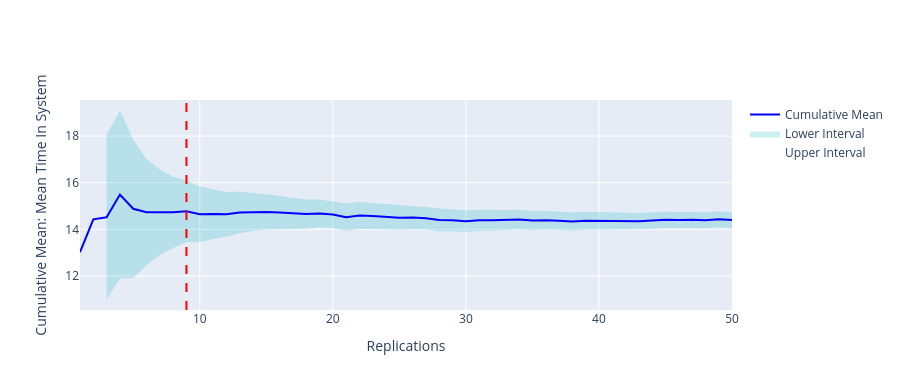

The notebook cell saved with this chart:
### Code cell
p = plotly_confidence_interval_method(
    n_reps=confint_results["mean_time_in_system"][0],
    conf_ints=confint_results["mean_time_in_system"][1],
    metric_name="Mean Time In System")
p.update_layout(autosize=True, width=None, height=390)

### Figure 1 — Plotly figure (JSON) as saved in the notebook; plotly's stock layout.template omitted (floating-point values rounded to 4 significant figures)
{"data": [{"hoverinfo": "x+y+name+text", "line": {"width": 0}, "mode": "lines", "name": "Upper Interval", "text": ["Deviation: nan%", "Deviation: nan%", "Deviation: 24.32%", "Deviation: 23.28%", "Deviation: 19.94%", "Deviation: 15.45%", "Deviation: 12.43%", "Deviation: 10.4%", "Deviation: 8.95%", "Deviation: 8.17%", "Deviation: 7.28%", "Deviation: 6.57%", "Deviation: 6.06%", "Deviation: 5.57%", "Deviation: 5.14%", "Deviation: 4.81%", "Deviation: 4.53%", "Deviation: 4.28%", "Deviation: 4.04%", "Deviation: 3.9%", "Deviation: 4.07%", "Deviation: 3.99%", "Deviation: 3.82%", "Deviation: 3.72%", "Deviation: 3.59%", "Deviation: 3.44%", "Deviation: 3.33%", "Deviation: 3.41%", "Deviation: 3.28%", "Deviation: 3.24%", "Deviation: 3.17%", "Deviation: 3.07%", "Deviation: 2.97%", "Deviation: 2.89%", "Deviation: 2.89%", "Deviation: 2.81%", "Deviation: 2.75%", "Deviation: 2.74%", "Deviation: 2.72%", "Deviation: 2.65%", "Deviation: 2.61%", "Deviation: 2.55%", "Deviation: 2.5%", "Deviation: 2.48%", "Deviation: 2.46%", "Deviation: 2.41%", "Deviation: 2.37%", "Deviation: 2.34%", "Deviation: 2.38%", "Deviation: 2.4%"], "type": "scatter", "x": [1, 2, 3, 4, 5, 6, 7, 8, 9, 10, 11, 12, 13, 14, 15, 16, 17, 18, 19, 20, 21, 22, 23, 24, 25, 26, 27, 28, 29, 30, 31, 32, 33, 34, 35, 36, 37, 38, 39, 40, 41, 42, 43, 44, 45, 46, 47, 48, 49, 50], "y": [NaN, NaN, 18.05, 19.1, 17.85, 17.01, 16.57, 16.26, 16.1, 15.84, 15.72, 15.6, 15.61, 15.57, 15.51, 15.43, 15.35, 15.28, 15.28, 15.2, 15.11, 15.18, 15.13, 15.07, 15.02, 15.0, 14.96, 14.89, 14.87, 14.81, 14.84, 14.83, 14.82, 14.84, 14.79, 14.8, 14.77, 14.72, 14.76, 14.75, 14.72, 14.73, 14.7, 14.73, 14.76, 14.74, 14.75, 14.72, 14.78, 14.74]}, {"fill": "tonexty", "fillcolor": "rgba(0,176,185,0.2)", "hoverinfo": "x+y+name+text", "line": {"width": 0}, "mode": "lines", "name": "Lower Interval", "text": ["Deviation: nan%", "Deviation: nan%", "Deviation: 24.32%", "Deviation: 23.28%", "Deviation: 19.94%", "Deviation: 15.45%", "Deviation: 12.43%", "Deviation: 10.4%", "Deviation: 8.95%", "Deviation: 8.17%", "Deviation: 7.28%", "Deviation: 6.57%", "Deviation: 6.06%", "Deviation: 5.57%", "Deviation: 5.14%", "Deviation: 4.81%", "Deviation: 4.53%", "Deviation: 4.28%", "Deviation: 4.04%", "Deviation: 3.9%", "Deviation: 4.07%", "Deviation: 3.99%", "Deviation: 3.82%", "Deviation: 3.72%", "Deviation: 3.59%", "Deviation: 3.44%", "Deviation: 3.33%", "Deviation: 3.41%", "Deviation: 3.28%", "Deviation: 3.24%", "Deviation: 3.17%", "Deviation: 3.07%", "Deviation: 2.97%", "Deviation: 2.89%", "Deviation: 2.89%", "Deviation: 2.81%", "Deviation: 2.75%", "Deviation: 2.74%", "Deviation: 2.72%", "Deviation: 2.65%", "Deviation: 2.61%", "Deviation: 2.55%", "Deviation: 2.5%", "Deviation: 2.48%", "Deviation: 2.46%", "Deviation: 2.41%", "Deviation: 2.37%", "Deviation: 2.34%", "Deviation: 2.38%", "Deviation: 2.4%"], "type": "scatter", "x": [1, 2, 3, 4, 5, 6, 7, 8, 9, 10, 11, 12, 13, 14, 15, 16, 17, 18, 19, 20, 21, 22, 23, 24, 25, 26, 27, 28, 29, 30, 31, 32, 33, 34, 35, 36, 37, 38, 39, 40, 41, 42, 43, 44, 45, 46, 47, 48, 49, 50], "y": [NaN, NaN, 10.99, 11.89, 11.91, 12.46, 12.9, 13.2, 13.45, 13.45, 13.59, 13.68, 13.83, 13.93, 13.99, 14.01, 14.02, 14.03, 14.09, 14.06, 13.93, 14.01, 14.02, 13.99, 13.98, 14.01, 14.0, 13.91, 13.92, 13.88, 13.93, 13.94, 13.97, 14.0, 13.96, 13.99, 13.98, 13.94, 13.98, 13.99, 13.97, 13.99, 13.98, 14.02, 14.05, 14.05, 14.07, 14.05, 14.09, 14.05]}, {"hoverinfo": "x+y+name", "line": {"color": "blue", "width": 2}, "name": "Cumulative Mean", "type": "scatter", "x": [1, 2, 3, 4, 5, 6, 7, 8, 9, 10, 11, 12, 13, 14, 15, 16, 17, 18, 19, 20, 21, 22, 23, 24, 25, 26, 27, 28, 29, 30, 31, 32, 33, 34, 35, 36, 37, 38, 39, 40, 41, 42, 43, 44, 45, 46, 47, 48, 49, 50], "y": [13.02, 14.43, 14.52, 15.49, 14.88, 14.73, 14.74, 14.73, 14.77, 14.64, 14.66, 14.64, 14.72, 14.75, 14.75, 14.72, 14.69, 14.66, 14.68, 14.63, 14.52, 14.59, 14.57, 14.53, 14.5, 14.5, 14.48, 14.4, 14.39, 14.35, 14.39, 14.39, 14.4, 14.42, 14.38, 14.39, 14.37, 14.33, 14.37, 14.37, 14.34, 14.36, 14.34, 14.38, 14.41, 14.4, 14.41, 14.38, 14.43, 14.4]}], "layout": {"autosize": true, "height": 390, "hovermode": "x unified", "shapes": [{"line": {"color": "red", "dash": "dash"}, "type": "line", "x0": 9, "x1": 9, "y0": 0, "y1": 1, "yref": "paper"}], "showlegend": true, "xaxis": {"title": {"text": "Replications"}}, "yaxis": {"title": {"text": "Cumulative Mean: Mean Time In System"}}}}
